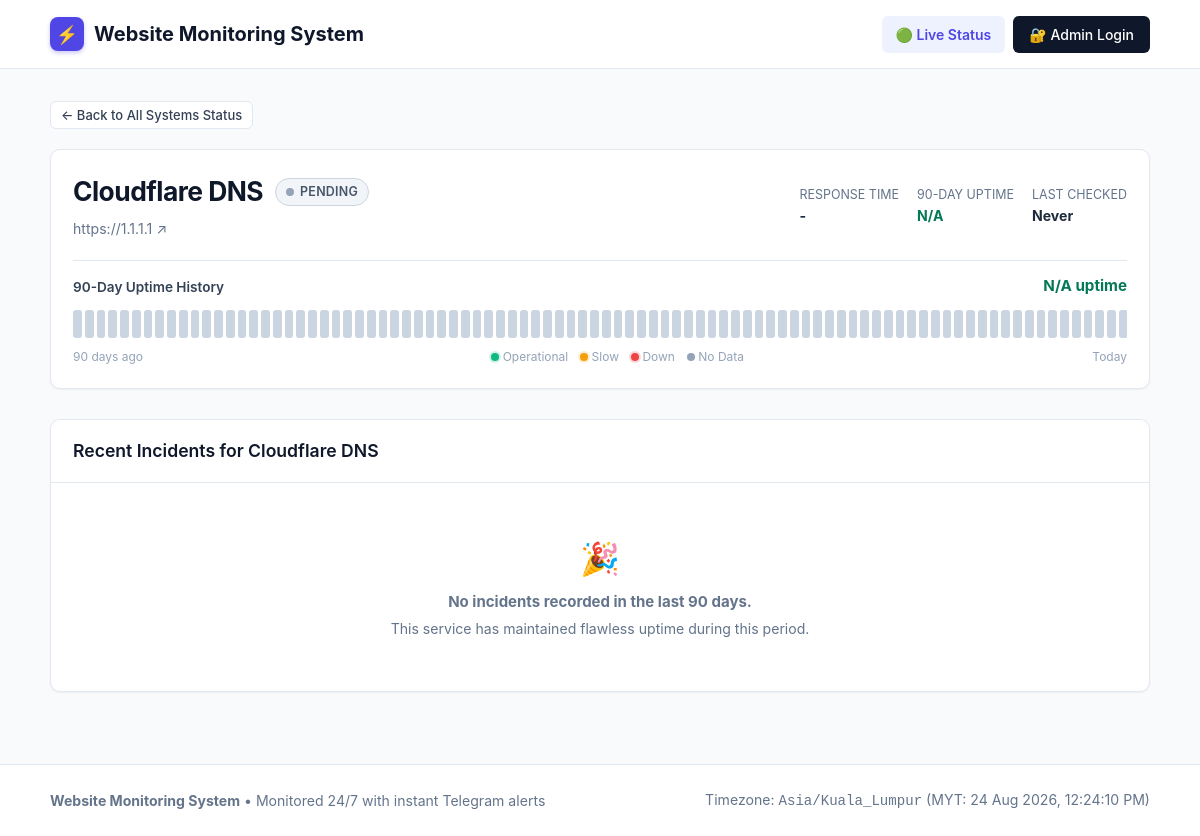
Screenshot of /status.php?site=2 with the database file from the repository.
### tables this page shows
CREATE TABLE IF NOT EXISTS `websites` (
    `id` INT AUTO_INCREMENT PRIMARY KEY,
    `name` VARCHAR(100) NOT NULL,
    `url` VARCHAR(255) NOT NULL,
    `monitoring_interval` INT NOT NULL DEFAULT 5 COMMENT 'Interval in minutes',
    `slow_threshold` INT NOT NULL DEFAULT 3000 COMMENT 'Slow response threshold in milliseconds',
    `enabled` TINYINT(1) NOT NULL DEFAULT 1 COMMENT '1 = Enabled, 0 = Disabled',
    `current_status` ENUM('UP', 'DOWN', 'SLOW', 'PENDING') NOT NULL DEFAULT 'PENDING',
    `last_checked` DATETIME DEFAULT NULL,
    `response_time` INT DEFAULT NULL COMMENT 'Response time in milliseconds',
    `http_status_code` INT DEFAULT NULL,
    `created_at` DATETIME NOT NULL DEFAULT CURRENT_TIMESTAMP,
    `updated_at` DATETIME NOT NULL DEFAULT CURRENT_TIMESTAMP ON UPDATE CURRENT_TIMESTAMP,
    INDEX `idx_enabled_status` (`enabled`, `current_status`),
    INDEX `idx_last_checked` (`last_checked`)
);

### status.php (the view, shortened to what this page needs)
<?php
require_once __DIR__ . '/includes/database.php';
require_once __DIR__ . '/includes/functions.php';
$pdo = getDB();
$selectedSiteId = isset($_GET['site']) ? (int)$_GET['site'] : null;
$singleWebsite = null;
$singleWebsiteHistory = null;
$singleWebsiteIncidents = [];
if ($selectedSiteId) {
    $stmt = $pdo->prepare("SELECT * FROM websites WHERE id = ? AND enabled = 1 LIMIT 1");
    $stmt->execute([$selectedSiteId]);
    $singleWebsite = $stmt->fetch();
    if ($singleWebsite) {
        $singleWebsiteHistory = get_90_days_history($pdo, $selectedSiteId);
        $incStmt = $pdo->prepare("
            SELECT * FROM incidents
            WHERE website_id = ?
            ORDER BY created_at DESC
            LIMIT 15
        ");
        $incStmt->execute([$selectedSiteId]);
        $singleWebsiteIncidents = $incStmt->fetchAll();
    }
}
$stmt = $pdo->query("SELECT * FROM websites WHERE enabled = 1 ORDER BY name ASC");
$allWebsites = $stmt->fetchAll();
require_once __DIR__ . '/includes/header.php';
?>
<?php if ($singleWebsite): ?>
    <div style="margin-bottom: 20px;">
        <a href="<?= BASE_URL ?>/status.php" class="btn btn-secondary btn-sm">
            &larr; Back to All Systems Status
        </a>
    </div>
    <div class="card" style="margin-bottom: 30px;">
        <div class="card-body">
            <div class="site-card-top" style="margin-bottom: 20px;">
                <div>
                    <div style="display: flex; align-items: center; gap: 12px; margin-bottom: 6px;">
                        <h1 class="page-title" style="margin: 0;"><?= e($singleWebsite['name']) ?></h1>
                        <?= get_status_badge($singleWebsite['current_status']) ?>
                    </div>
                    <div class="site-url">
                        <a href="<?= e($singleWebsite['url']) ?>" target="_blank" rel="noopener noreferrer" style="color: var(--neutral-500);">
                            <?= e($singleWebsite['url']) ?> &#8599;
                        </a>
                    </div>
                </div>
                <div class="site-quick-stats">
                    <div class="site-quick-stat-item">
                        <span style="color: var(--neutral-500); display: block; font-size: 0.78rem; text-transform: uppercase;">Response Time</span>
                        <strong><?= format_ms($singleWebsite['response_time']) ?></strong>
                    </div>
                    <div class="site-quick-stat-item">
                        <span style="color: var(--neutral-500); display: block; font-size: 0.78rem; text-transform: uppercase;">90-Day Uptime</span>
                        <strong style="color: var(--success-dark);"><?= e($singleWebsiteHistory['overall_uptime']) ?></strong>
                    </div>
                    <div class="site-quick-stat-item">
                        <span style="color: var(--neutral-500); display: block; font-size: 0.78rem; text-transform: uppercase;">Last Checked</span>
                        <strong><?= time_ago($singleWebsite['last_checked']) ?></strong>
                    </div>
                </div>
            </div>
            <div class="uptime-section" style="padding-top: 14px; border-top: 1px solid var(--border-color);">
                <div class="uptime-header">
                    <span class="uptime-label">90-Day Uptime History</span>
                    <span class="uptime-percentage"><?= e($singleWebsiteHistory['overall_uptime']) ?> uptime</span>
                </div>
                <div class="history-bar-container">
                    <?php foreach ($singleWebsiteHistory['days'] as $day): ?>
                        <?php
                        $tickClass = match($day['status']) {
                            'UP'      => 'tick-up',
                            'DOWN'    => 'tick-down',
                            'SLOW'    => 'tick-slow',
                            default   => 'tick-no-data'
                        };
                        ?>
                        <div class="history-tick <?= $tickClass ?>">
                        </div>
                    <?php endforeach; ?>
                </div>
                <div class="history-legend">
                    <span>90 days ago</span>
                    <div style="display: flex; gap: 12px; align-items: center;">
                        <span><span class="status-dot dot-up"></span> Operational</span>
                        <span><span class="status-dot dot-slow"></span> Slow</span>
                        <span><span class="status-dot dot-down"></span> Down</span>
                        <span><span class="status-dot dot-pending"></span> No Data</span>
                    </div>
                    <span>Today</span>
                </div>
            </div>
        </div>
    </div>
    <div class="card">
        <div class="card-header">
            <h2 class="card-title">Recent Incidents for <?= e($singleWebsite['name']) ?></h2>
        </div>
        <div class="card-body">
            <?php if (empty($singleWebsiteIncidents)): ?>
                <div style="text-align: center; padding: 30px; color: var(--neutral-500);">
                    <div style="font-size: 32px; margin-bottom: 8px;">🎉</div>
                    <strong>No incidents recorded in the last 90 days.</strong>
                    <p style="margin-top: 4px; font-size: 0.88rem;">This service has maintained flawless uptime during this period.</p>
                </div>
            <?php endif; ?>
        </div>
    </div>
<?php endif; ?>
<?php require_once __DIR__ . '/includes/footer.php'; ?>

### includes/functions.php (shortened to what this page needs)
<?php
function e(?string $value): string {
    return htmlspecialchars($value ?? '', ENT_QUOTES, 'UTF-8');
}
function time_ago(?string $datetime): string {
    if (empty($datetime) || $datetime === '0000-00-00 00:00:00') {
        return 'Never';
    }
}
function format_ms(?int $ms): string {
    if ($ms === null || $ms < 0) {
        return '-';
    }
    return $ms . ' ms';
}
function get_status_badge(string $status, bool $withIcon = true): string {
    $status = strtoupper($status);
    return match($status) {
        'UP' => '<span class="badge badge-up">' . ($withIcon ? '<span class="status-dot dot-up"></span> ' : '') . 'UP</span>',
        'DOWN' => '<span class="badge badge-down">' . ($withIcon ? '<span class="status-dot dot-down"></span> ' : '') . 'DOWN</span>',
        'SLOW' => '<span class="badge badge-slow">' . ($withIcon ? '<span class="status-dot dot-slow"></span> ' : '') . 'SLOW</span>',
        default => '<span class="badge badge-pending">' . ($withIcon ? '<span class="status-dot dot-pending"></span> ' : '') . 'PENDING</span>',
    };
}
function get_90_days_history(PDO $pdo, int $websiteId): array {
    $stmt = $pdo->prepare("
        SELECT
            DATE(checked_at) AS check_date,
            COUNT(*) AS total_checks,
            SUM(CASE WHEN status = 'UP' THEN 1 ELSE 0 END) AS up_checks,
            SUM(CASE WHEN status = 'DOWN' THEN 1 ELSE 0 END) AS down_checks,
            SUM(CASE WHEN status = 'SLOW' THEN 1 ELSE 0 END) AS slow_checks,
            AVG(response_time) AS avg_response_time
        FROM monitoring_logs
        WHERE website_id = ?
          AND checked_at >= DATE_SUB(CURDATE(), INTERVAL 89 DAY)
        GROUP BY DATE(checked_at)
        ORDER BY check_date ASC
    ");
    $stmt->execute([$websiteId]);
    $dbRows = $stmt->fetchAll(PDO::FETCH_GROUP | PDO::FETCH_UNIQUE);
    $history = [];
    $today = new DateTime('today', new DateTimeZone('Asia/Kuala_Lumpur'));
    $totalOverallChecks = 0;
    $totalUpChecks = 0;
    $totalDownChecks = 0;
    $totalSlowChecks = 0;
    for ($i = 89; $i >= 0; $i--) {
        $dateObj = (clone $today)->modify("-{$i} days");
        $dateStr = $dateObj->format('Y-m-d');
        $formattedDate = $dateObj->format('M j, Y');
        if (isset($dbRows[$dateStr])) {
            $row = $dbRows[$dateStr];
            $total = (int)$row['total_checks'];
            $up = (int)$row['up_checks'];
            $down = (int)$row['down_checks'];
            $slow = (int)$row['slow_checks'];
            $avgResp = round((float)$row['avg_response_time']);
            $totalOverallChecks += $total;
            $totalUpChecks += $up;
            $totalDownChecks += $down;
            $totalSlowChecks += $slow;
            if ($down > 0) {
                $dayStatus = 'DOWN';
            } elseif ($slow > 0) {
                $dayStatus = 'SLOW';
            } else {
                $dayStatus = 'UP';
            }
            $uptimePct = ($total > 0) ? number_format(($up / $total) * 100, 2) . '%' : 'N/A';
            $history[] = [
                'date'              => $dateStr,
                'formatted_date'    => $formattedDate,
                'has_data'          => true,
                'status'            => $dayStatus,
                'total_checks'      => $total,
                'up_checks'         => $up,
                'down_checks'       => $down,
                'slow_checks'       => $slow,
                'uptime_percentage' => $uptimePct,
                'avg_response_time' => $avgResp
            ];
        } else {
            $history[] = [
                'date'              => $dateStr,
                'formatted_date'    => $formattedDate,
                'has_data'          => false,
                'status'            => 'NO_DATA',
                'total_checks'      => 0,
                'up_checks'         => 0,
                'down_checks'       => 0,
                'slow_checks'       => 0,
                'uptime_percentage' => 'N/A',
                'avg_response_time' => 0
            ];
        }
    }
    $overallUptime = ($totalOverallChecks > 0)
        ? number_format(($totalUpChecks / $totalOverallChecks) * 100, 2) . '%'
        : 'N/A';
    return [
        'days'                 => $history,
        'total_checks'         => $totalOverallChecks,
        'up_checks'            => $totalUpChecks,
        'down_checks'          => $totalDownChecks,
        'slow_checks'          => $totalSlowChecks,
        'overall_uptime'       => $overallUptime
    ];
}

### rows the page displays
websites: name "Cloudflare DNS", current_status "PENDING", url "https://1.1.1.1", response_time "-", last_checked "Never"

### other values shown
APP_NAME "Website Monitoring System"
$singleWebsiteHistory['overall_uptime'] "N/A"
APP_TIMEZONE "Asia/Kuala_Lumpur"
$currentTimeStr "24 Aug 2026, 12:24:10 PM"
